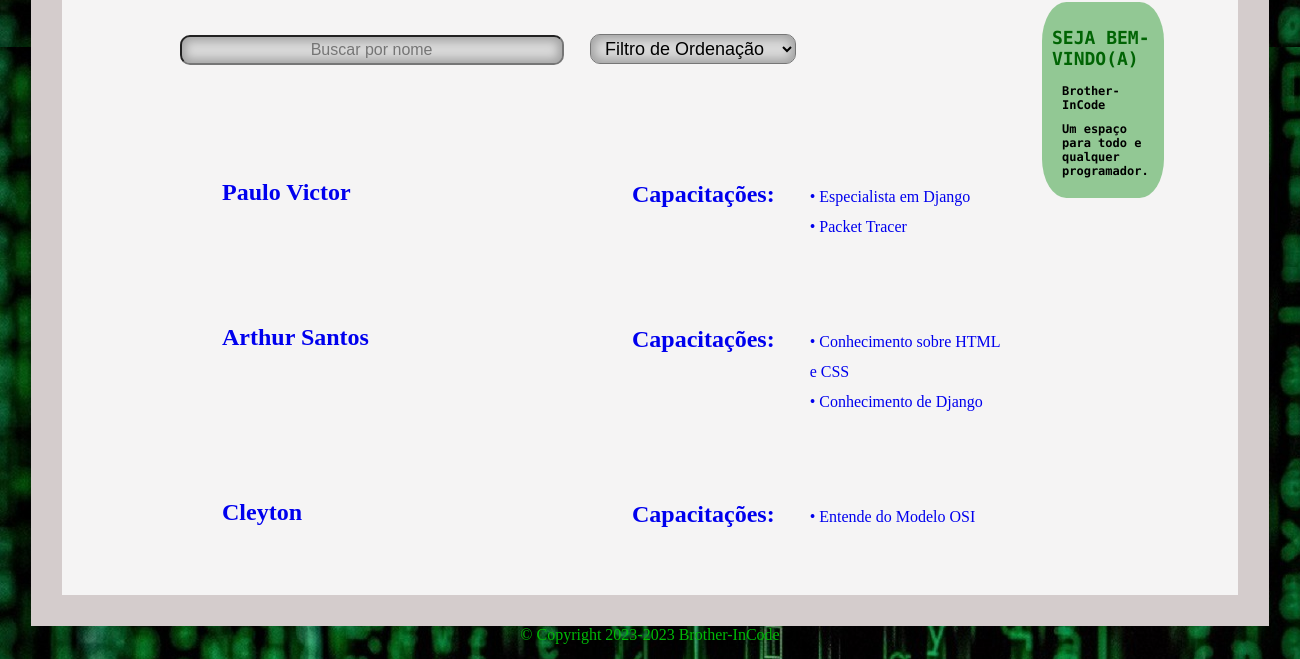
The app's page / (lower part), older data.
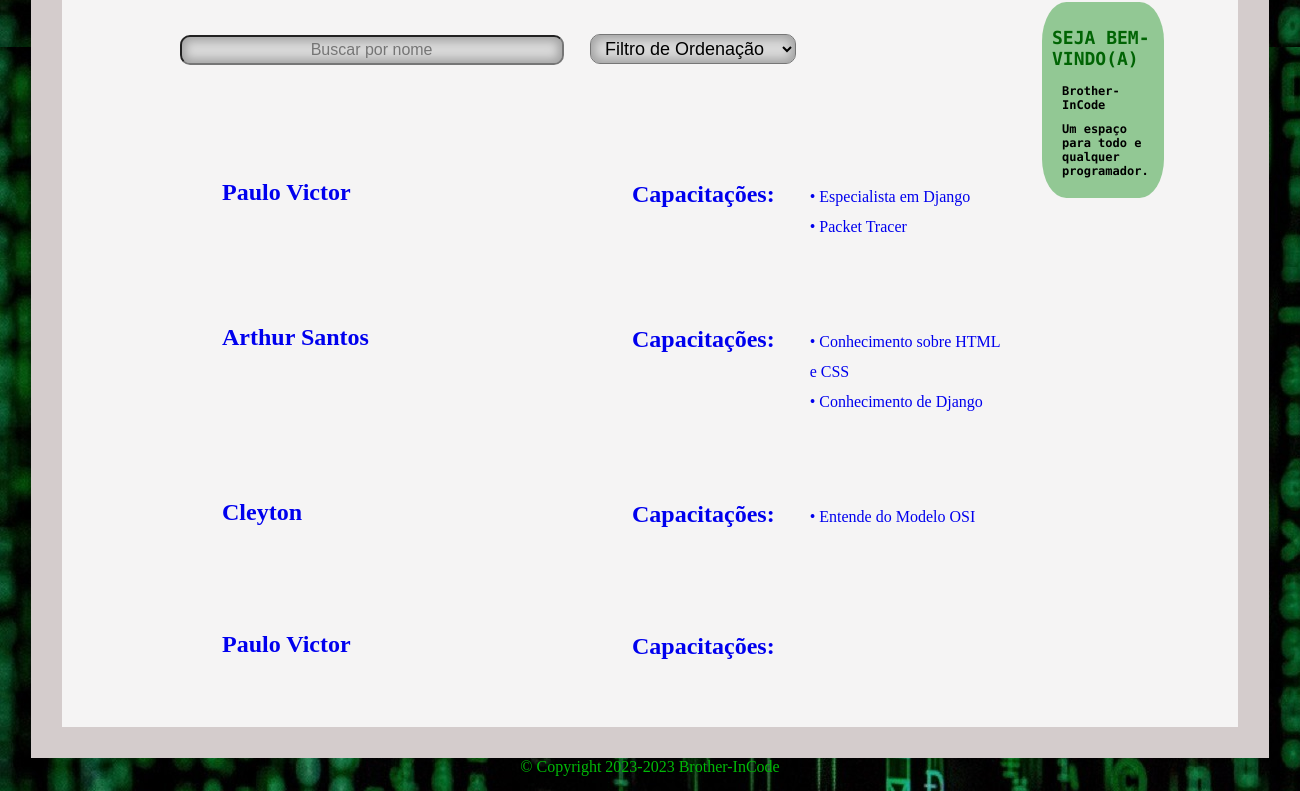
The same page, newer data.
### brotherInCode/models.py (models this page shows, shortened)
class Tutores(models.Model):
    id_tutor = models.AutoField(primary_key=True)
    id_user = models.ForeignKey(User, on_delete=models.CASCADE)
    id_conta = models.ForeignKey(Contas, on_delete=models.CASCADE, null=True, blank=True)
    nome = models.CharField(max_length=255)
    email = models.EmailField()
    sobre = models.TextField(blank=True, null=True)
    class Meta:
        verbose_name_plural = 'Tutores'
        db_table = 'Tutores'

### brotherInCode/views.py (the view)
# urls.py: path('', views.lista_tutores, name='lista_tutores'),
def lista_tutores(request):
    res = []
    tutores = Tutores.objects.all()
    for tutor in tutores:
        especializacoes = EspecializacaoTutor.objects.filter(id_tutor=tutor)
        avaliacoes = AvaliacaoTutor.objects.filter(id_tutor=tutor)
        res.append({
            'id_tutor': tutor.id_tutor,
            'nome': tutor.nome,
            'especializacoes': EspecializacaoTutorSerializer(especializacoes, many=True).data,
            'estrelas': [0]*int(sum([avaliacao.nota for avaliacao in avaliacoes])/len(avaliacoes)) if len(avaliacoes) > 0 else [0],
        })
    return render(request, 'brotherInCode/main2.html', {'tutores': res})

### brotherInCode/serializers.py (called while the page is built)
    def to_representation(self, obj):
        return {
            'id_especializacao': obj.id_especializacao_tutor,
            'id_tutor': obj.id_tutor.pk,
            'area_do_conhecimento': obj.id_sub_area_conhecimento.nome,
            'descricao': obj.descricao,
        }

### brotherInCode/templates/brotherInCode/main2.html (shortened to what this page needs)
{% load static %}
<!DOCTYPE html>
<html>
<head>
    <link rel="stylesheet" href="{% static '../static/css/estilos.css' %}" media="screen">
</head>
<body>
    <div id="corpo">
        <div id="sobre2" style="position:fixed; margin-top: 2%; margin-right: 13%;">
            <h2>SEJA BEM-VINDO(A)</h2>
            <p style="text-align: justify; color: #000;">Brother-InCode</p>
            <p style="color: #000;">Um espaço para todo e qualquer programador.</p>
        </div>
        <input type="text" id="busca" onkeyup="buscarTutor()" placeholder="Buscar por nome">
        <select id="ordenacao" onchange="ordenarTutores()"
            style="position: relative; margin: 10px; border-radius: 10px; height: 30px; left:130px;
        margin-bottom: 4%; font-size: large; background: #D9D9D9;box-shadow: inset 0px 0px 10px 4px rgba(0, 0, 0, 0.25);border-radius: 10px;text-indent: 10px;">
            <option value="original">Filtro de Ordenação</option>
        </select>
        <div id="texto-corpo2">
            <ul id="lista-tutores">
                {% for tutor in tutores %}
                <li class="tutor" data-nome="{{ tutor.nome }}"
                    style="list-style: none; display: inline-flex; padding:20px">
                    <a href="{% url 'detalhe_tutor' id_tutor=tutor.id_tutor %}">
                        <h2 style="position:static; margin-left: 90px; margin-top: 20px; float: left; width: 300px">
                            {{ tutor.nome }}
                        </h2>
                        <h2 style="float: right; margin-top: 22px; margin-left: -700px; width: 150px">Capacitações:</h2>
                        <ul class="capacitacoes"
                            style="float: right; margin-top: 25px; margin-right: -33%; width: 200px;">
                            {% for especializacao in tutor.especializacoes %}
                            <li>• {{ especializacao.descricao }}</li>
                            {% endfor %}
                        </ul>
                    </a>
                </li>
                {% endfor %}
            </ul>
        </div>
    </div>
    <div id="container-rodape" style="clear: both;">
        <div id="rodape" style="text-align: center;">
            &copy; Copyright 2023-2023 Brother-InCode
        </div>
    </div>
</body>
</html>

Row changes from the older to the newer data that the page shows:
added Tutores: nome "Paulo Victor"
Text that changed along with them:
new list line: "Capacitações:"
